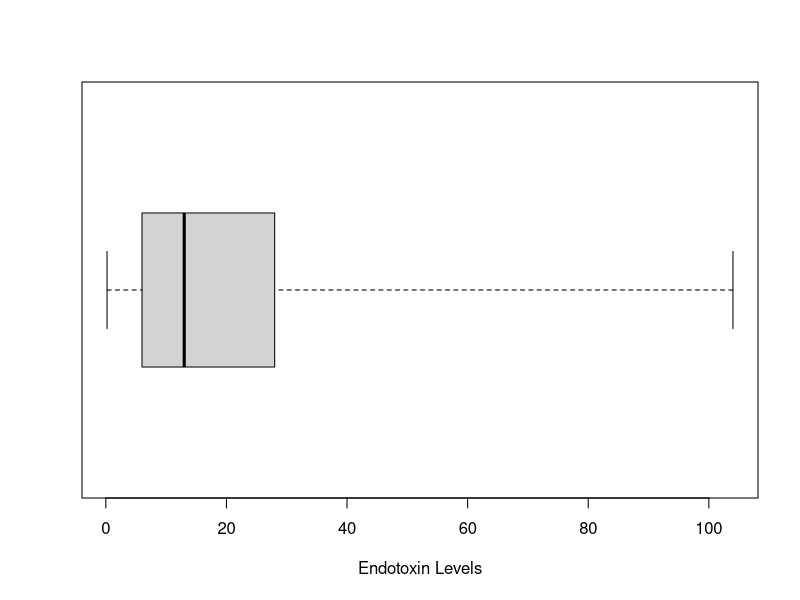
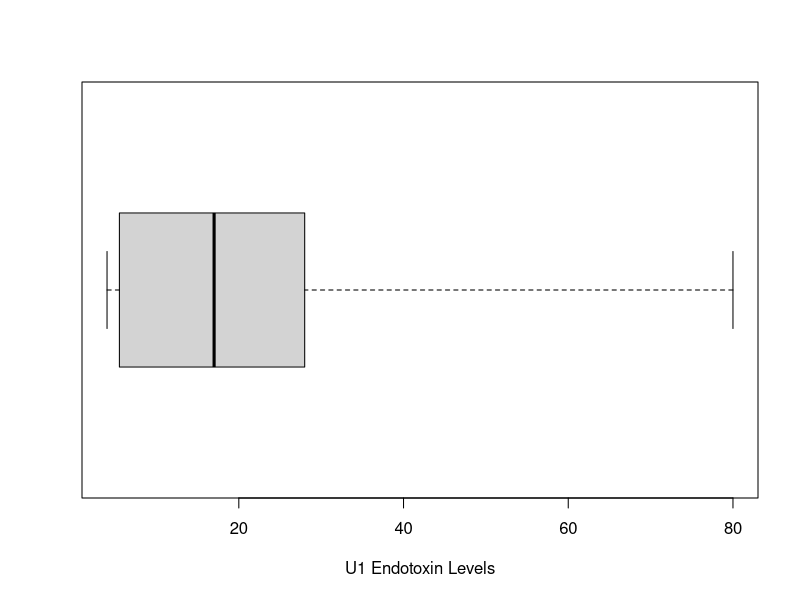
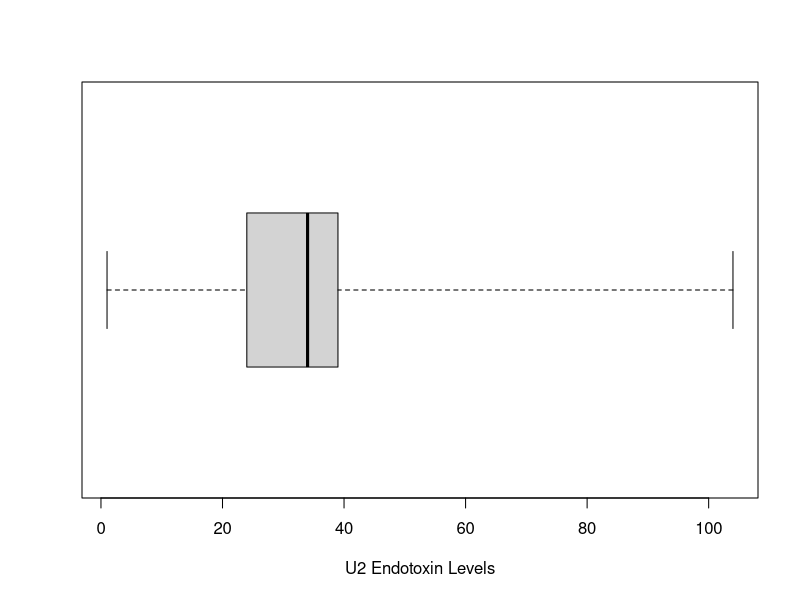
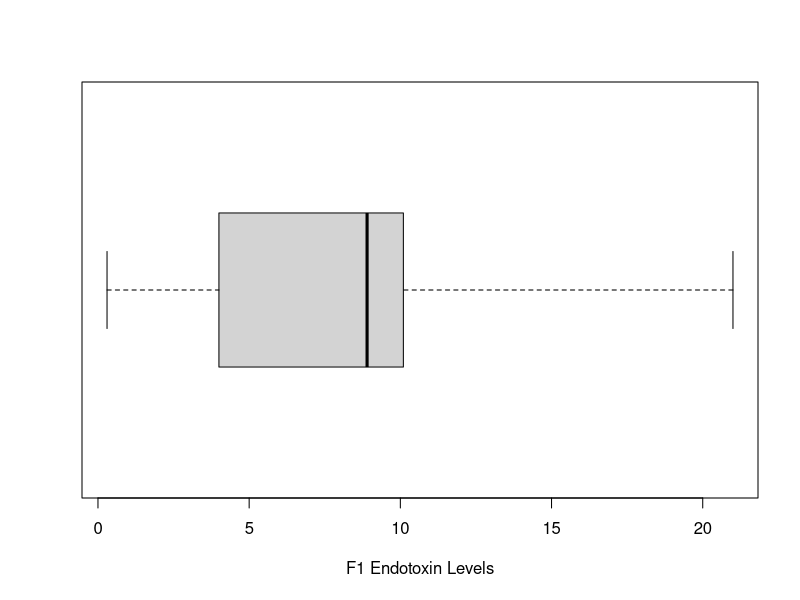
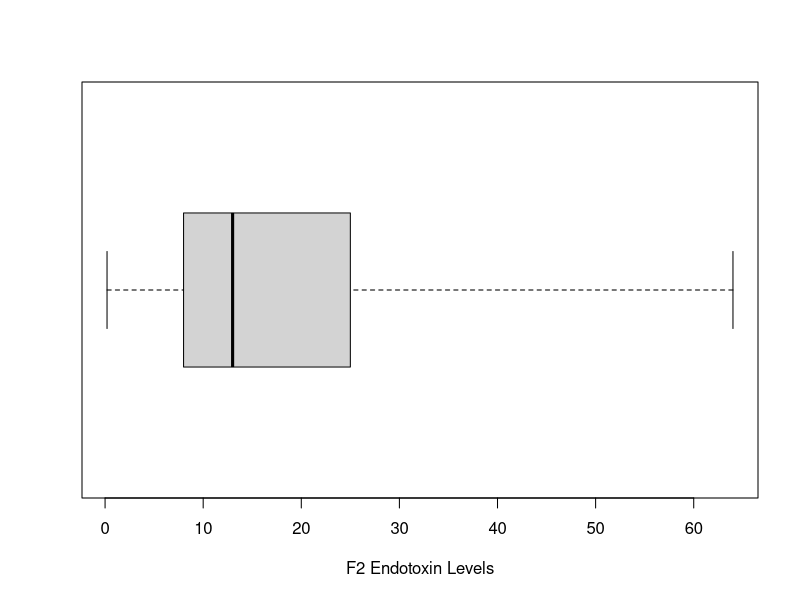

The R source for these figures, in order:
#Read in data for problem #48
data = read.table("0148.txt", sep=",", header=TRUE)

#Set variables to make life easier...
endotoxin = data$endotoxin
u1 = data[ grep("U1", data$Urban.Farm), ]$endotoxin
u2 = data[ grep("U2", data$Urban.Farm), ]$endotoxin
f1 = data[ grep("F1", data$Urban.Farm), ]$endotoxin
f2 = data[ grep("F2", data$Urban.Farm), ]$endotoxin
u = data[ grep("U", data$Urban.Farm), ]$endotoxin
f = data[ grep("F", data$Urban.Farm), ]$endotoxin

#Generate box plot
boxplot(endotoxin, horizontal=TRUE, range=max(endotoxin), xlab="Endotoxin Levels")

#Calculate standard deviations
sds = c(sd(u1),sd(u2),sd(f1),sd(f2),sd(u),sd(f),sd(endotoxin))

#Calculate range
ranges = c(max(u1)-min(u1),max(u2)-min(u2),max(f1)-min(f1),max(f2)-min(f2),max(u)-min(u),max(f)-min(f),max(endotoxin)-min(endotoxin))

#Calculate IQR
IQRs = c(IQR(u1),IQR(u2),IQR(f1),IQR(f2),IQR(u),IQR(f),IQR(endotoxin))

#Calculate variance
vars = c(var(u1),var(u2),var(f1),var(f2),var(u),var(f),var(endotoxin))

#Generate box plots for u1, u2, f1, and f2
jpeg("u1plot.jpg")
boxplot(u1, horizontal=TRUE, range=max(u1), xlab="U1 Endotoxin Levels")
dev.off()

jpeg("u2plot.jpg")
boxplot(u2, horizontal=TRUE, range=max(u2), xlab="U2 Endotoxin Levels")
dev.off()

jpeg("f1plot.jpg")
boxplot(f1, horizontal=TRUE, range=max(f1), xlab="F1 Endotoxin Levels")
dev.off()

jpeg("f2plot.jpg")
boxplot(f2, horizontal=TRUE, range=max(f2), xlab="F2 Endotoxin Levels")
dev.off()

